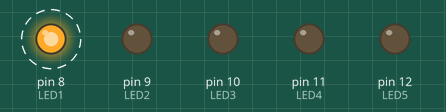
A sketch run on a simulated Arduino Uno, built with avr-gcc and run on an emulated ATmega328P. On the bench: output pins drawn as LEDs (lit = HIGH). Dashed ring = blinking.

Above: at 0.02 s.
Timing chart, 0 to 3.0 s (numbered marks = the images above):
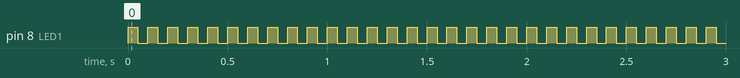

The sketch:

Functions.ino
```cpp
const int LED1 = 8;
const int LED2 = 9;
const int LED3 = 10;
const int LED4 = 11;
const int LED5 = 12;

void setup() {
pinMode (LED1, OUTPUT);
pinMode (LED2, OUTPUT);
pinMode (LED3, OUTPUT);
pinMode (LED4, OUTPUT);
pinMode (LED5, OUTPUT);

}

void loop() {
  turnOnLed();
  delay(50);
  turnOffLed();
  delay(50);
}

void turnOnLed()
{
  digitalWrite(LED1, HIGH);
}

void turnOffLed()
{
  digitalWrite(LED1, LOW);
}
```

Measured:
- by itself, pin 8 (LED1): alternates HIGH for 0.05 s and LOW for 0.05 s
